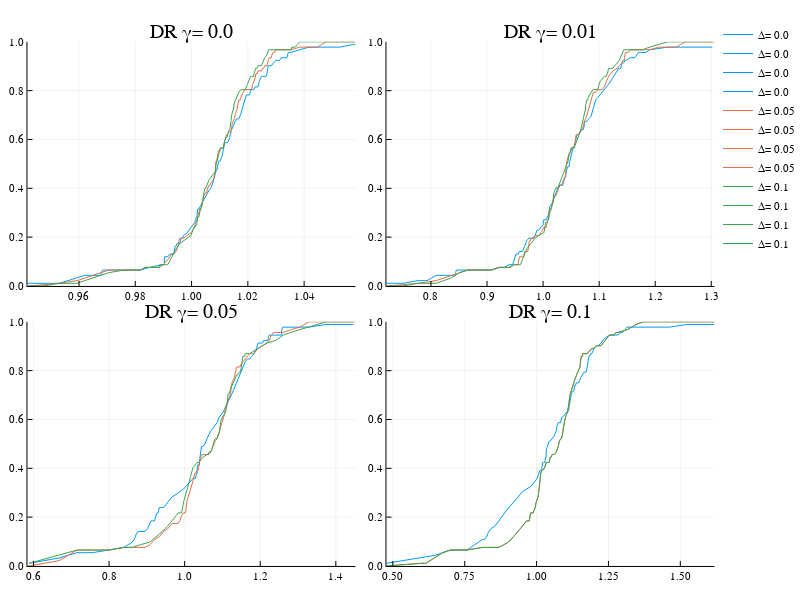

The notebook cell saved with this chart:
### Markdown cell above
# Base 5 industrial

### Code cell
γs = [0.0, 0.01, 0.05, 0.1, 1]; Δs = [0.0, 0.05, 0.1, 0.2, 0.5];
γs_ = [0.01, 0.05, 0.1, 1]; Δs_ = [0.0, 0.05, 0.1];
plotcdftrailingDR("./Data/5_IND_AW_monthly_ret_k3_NormalFix.csv", γs, Δs, γs_, Δs_;weeks=6)
